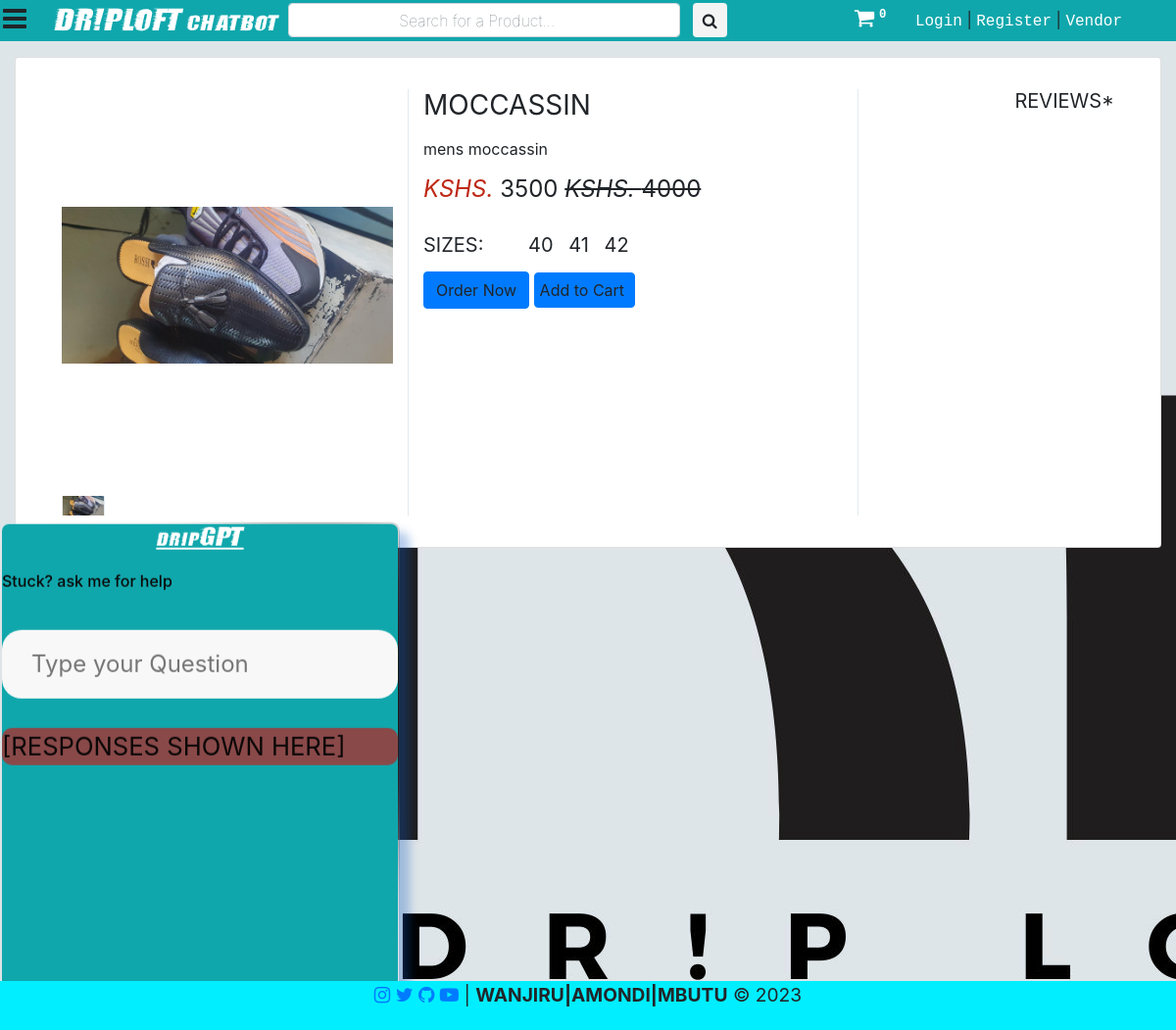
The app's page /product/2 with its own data.
### saler/models.py (models this page shows, shortened)
class Product(models.Model):
	GST_CHOICES = (("0",'0'),("3",'3'),("5",'5'),("12",'12'),("18",'18'),("28",'28'))
	product_id = models.BigAutoField(primary_key=True)
	product_id2 = models.CharField(max_length=100,default='')
	shop = models.ForeignKey(User, on_delete=models.CASCADE,default='')
	product_name = models.CharField(max_length=100)
	category = models.ForeignKey(category, default="", verbose_name="Category", on_delete=models.SET_DEFAULT, null=True)
	subcategory = models.CharField(max_length=50, default="")
	price = models.IntegerField(default=0)
	price_not = models.IntegerField(default=999)
	desc = models.TextField()
	gst = models.CharField(default='0',max_length=3,choices=GST_CHOICES)
	pub_date = models.DateField(auto_now=True)
	image1 = models.ImageField(upload_to='products/images', default="",null=True)
	image2 = models.ImageField(upload_to='products/images', default="",null=True,blank=True)
	image3 = models.ImageField(upload_to='products/images', default="",null=True,blank=True)
	image4 = models.ImageField(upload_to='products/images', default="",null=True,blank=True)
	image5 = models.ImageField(upload_to='products/images', default="",null=True,blank=True)

class ProductSize(models.Model):
	product = models.ForeignKey(Product,on_delete=models.CASCADE)
	size = models.CharField(max_length=20)
	quantity = models.IntegerField(default=0, null=True)

### main/views.py (the view)
# urls.py: path("product/<int:prod_id>", views.productView, name="ProductView"),
def productView(request, prod_id):
	if request.method == 'POST' and request.user.is_authenticated:
		prod = Product.objects.filter(product_id = prod_id).first()
		review = request.POST.get('review')
		ProductReview(user=request.user,product=prod,review=review).save()
		return redirect(f"/product/{prod_id}")
	prod = Product.objects.filter(product_id = prod_id).first()
	params = {
		'product':prod,
		'product_review': ProductReview.objects.filter(product = prod),
		'sizes':[item for item in ProductSize.objects.filter(product=Product.objects.filter(product_id = prod_id)[0])],
		'cart_element_no' : len([p for p in Cart.objects.all() if p.user == request.user]),
		'category':category.objects.all(),
	}
	return render(request, 'main/single.html', params)

### main/templatetags/app_tags.py (called while the page is built)
@register.filter(name='split')
def split(str, key):
    return str.split(key)

### saler/models.py (called while the page is built)
	def __str__(self):
		return f'{self.name}'

### main/templates/main/single.html (shortened to what this page needs)
{% extends 'main/base.html' %}
{% block main_body %}
{% load static %}
	<div class="container-fluid mt-3">
		<div class="card mt-0">
			<div class="container-fluid">
				<div class="wrapper row">
					<div class="preview col-md-4" >
						<div id="gallery">
							<div class="preview-pic tab-content">
							  <div class="tab-pane active" style="height: 400px; width: auto; display: flex;"><img src="{{product.image1.url}}"  alt="" id="main-img" style="max-height: 100%; max-width:100%; width: auto; margin: auto" /></div>
							</div>
							<ul class="preview-thumbnail nav nav-tabs">
							  <li class="active"><img src="{{product.image1.url}}" /></li>
							</ul>
						</div>
					</div>
					<div class="details col-md-5" style="border-left: solid 1px #e2eaef; border-right: solid 1px #e2eaef;">
						<h3 class="product-title">{{product.product_name}}</h3>
						<p class="product-description">{{product.desc}}</p>
						<h4 class="price"><p>
            <span class="item_price">
                <spa n><i aria-hidden="true">Kshs. </i></span>
                  {{product.price}}
              <del><i aria-hidden="true">Kshs. </i>{{product.price_not}}</del></p>
            </h4>
            {% if sizes %}
						<h5 class="sizes">sizes:
              {% for me in sizes %}
							<span class="size" data-toggle="tooltip" title="small">{{me.size}}</span>
							{% endfor %}
						</h5>
						<div class="action">
              <div>
                    <a p_id="{{product.product_id}}" class="btn btn-primary oprbtn" id="ord{{product.product_id}}">Order Now</a>
                        <a p_id="{{product.product_id}}" class="btn btn-primary oprbtn"  style="padding: 5px 10px 5px 5px;" id="atc{{product.product_id}}">Add to Cart</a>
                  </div>
            </div>
            {% endif %}
					</div>
          <div class="col-md-3">
            <div class="float-right w-100">
              <h5 class="product-title float-right">Reviews*</h2>
              <div style="height: 400px; overflow-y: scroll;">
              </div>
            </div>
          </div>
				</div>
			</div>
		</div>
  </div>
{% endblock main_body %}

### main/static/main/css/style.css (style rules this page uses)
body a { text-decoration:none; transition:0.5s all; -webkit-transition:0.5s all; -moz-transition:0.5s all; -o-transition:0.5s all; -ms-transition:0.5s all; }
.active { left: 0; }

### main/templates/main/single.html (style rules this page uses)
body { background-color: #e2eaef; overflow-x: hidden; }
.tab-pane { width: 450px; height: auto; }
li img { border-left: solid 1px #e2eaef; border-right: solid 1px #e2eaef; }
.preview { display: -webkit-box; display: -webkit-flex; display: -ms-flexbox; display: flex; -webkit-box-orient: vertical; -webkit-box-direction: normal; -webkit-flex-direction: column; -ms-flex-direction: column; flex-direction: column; }
.preview-pic { -webkit-box-flex: 1; -webkit-flex-grow: 1; -ms-flex-positive: 1; flex-grow: 1; }
.preview-thumbnail.nav-tabs { border: none; margin-top: 15px; }
.preview-thumbnail.nav-tabs li { width: 13%; margin-right: 2.5%; }
.preview-thumbnail.nav-tabs li img { max-width: 100%; display: block; }
.preview-thumbnail.nav-tabs li:last-of-type { margin-right: 0; }
.tab-content { overflow: hidden; }
.tab-content img { width: 100%; -webkit-animation-name: opacity; animation-name: opacity; -webkit-animation-duration: .3s; animation-duration: .3s; }
.card { margin-top: 10px; background: #fff; padding: 2em; line-height: 1.5em; }
@media screen and (min-width: 997px) { .wrapper { display: -webkit-box; display: -webkit-flex; display: -ms-flexbox; display: flex; } }
.details { display: -webkit-box; display: -webkit-flex; display: -ms-flexbox; display: flex; -webkit-box-orient: vertical; -webkit-box-direction: normal; -webkit-flex-direction: column; -ms-flex-direction: column; flex-direction: column; }
.product-title, .price, .sizes, .colors { text-transform: UPPERCASE; font-weight: normal; }
.checked, .price span { color: #be2714; }
.product-title, .rating, .product-description, .price, .vote, .sizes { margin-bottom: 15px; }
.product-title { margin-top: 0; }
.size { margin-right: 10px; }
.size:first-of-type { margin-left: 40px; }
#gallery li { display: inline; margin-right: 3px; }
#gallery #main-img { background: url(https://cdn.pixabay.com/photo/2015/04/23/22/00/tree-736885__340.jpg) no-repeat 0 0; }

### records on screen
Product: image1 (picture), product_name "MOCCASSIN", desc "mens moccassin", price "3500", price_not "4000"
ProductSize: size "40"
ProductSize: size "41"
ProductSize: size "42"

### other values on screen
{{ cart_element_no }} "0"
